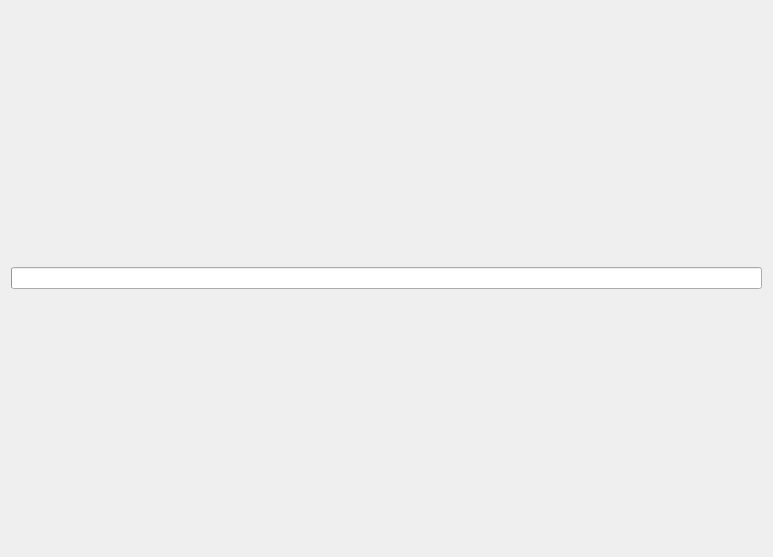
<?xml version="1.0" encoding="UTF-8"?>
<ui version="4.0">
 <class>LoadingWidget</class>
 <widget class="QWidget" name="LoadingWidget">
  <property name="geometry">
   <rect>
    <x>0</x>
    <y>0</y>
    <width>773</width>
    <height>557</height>
   </rect>
  </property>
  <layout class="QVBoxLayout" name="mainLayout">
   <item>
    <layout class="QVBoxLayout" name="barLayout">
     <item>
      <widget class="QProgressBar" name="progressBar"/>
     </item>
    </layout>
   </item>
  </layout>
 </widget>
 <resources/>
 <connections/>
</ui>
